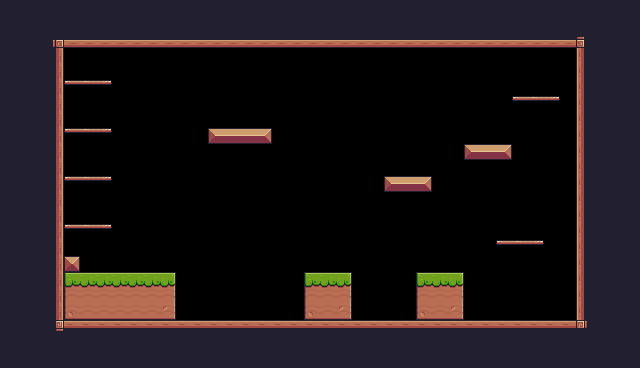

This is a level from a 2D game, rendered from its Tiled map with the project's own tilesets. A one-line summary and the complete map file follow:
An orthogonal 40x23 tile map with 16x16 px tiles, 1 tile layer (Background), 2 tilesets and 23 objects (6x Platform, 5x Fruit, Player).

<map version="1.10" tiledversion="1.10.2" orientation="orthogonal" renderorder="right-down" width="40" height="23" tilewidth="16" tileheight="16" infinite="0" nextlayerid="5" nextobjectid="39">
 <tileset firstgid="1" source="PixelAdventure.tsx" />
 <tileset firstgid="243" source="Fruit.tsx" />
 <layer id="1" name="Background" width="40" height="23">
  <properties>
   <property name="BackgroundColour" value="Blue" />
  </properties>
  <data encoding="csv">
24,24,24,24,24,24,112,112,112,112,112,112,112,112,112,112,112,112,24,24,24,24,24,24,24,24,24,24,24,24,24,24,24,24,24,24,24,24,24,24,
24,24,24,112,112,112,112,24,24,24,24,24,24,24,24,24,24,24,112,112,112,112,112,112,112,112,112,112,112,112,112,24,24,24,24,24,24,24,24,24,
24,24,24,92,134,134,134,134,134,134,134,134,134,134,134,134,134,134,134,134,134,134,134,134,134,134,134,134,134,134,134,134,134,134,134,134,93,24,24,24,
24,24,24,113,0,0,0,0,0,0,0,0,0,0,0,0,0,0,0,0,0,0,0,0,0,0,0,0,0,0,0,0,0,0,0,0,111,24,24,24,
24,24,24,113,0,0,0,0,0,0,0,0,0,0,0,0,0,0,0,0,0,0,0,0,0,0,0,0,0,0,0,0,0,0,0,0,111,24,24,24,
24,24,112,113,40,41,42,0,0,0,0,0,0,0,0,0,0,0,0,0,0,0,0,0,0,0,0,0,0,0,0,0,0,0,0,0,111,24,24,24,
24,24,112,113,0,0,0,0,0,0,0,0,0,0,0,0,0,0,0,0,0,0,0,0,0,0,0,0,0,0,0,0,40,41,42,0,111,24,24,24,
24,24,112,113,0,0,0,0,0,0,0,0,0,0,0,0,0,0,0,0,0,0,0,0,0,0,0,0,0,0,0,0,0,0,0,0,111,24,24,24,
24,24,112,113,40,41,42,0,0,0,0,0,0,13,14,14,15,0,0,0,0,0,0,0,0,0,0,0,0,0,0,0,0,0,0,0,111,24,24,24,
24,24,112,113,0,0,0,0,0,0,0,0,0,0,0,0,0,0,0,0,0,0,0,0,0,0,0,0,0,13,14,15,0,0,0,0,111,24,24,24,
24,24,112,113,0,0,0,0,0,0,0,0,0,0,0,0,0,0,0,0,0,0,0,0,0,0,0,0,0,0,0,0,0,0,0,0,111,24,24,24,
24,24,112,113,40,41,42,0,0,0,0,0,0,0,0,0,0,0,0,0,0,0,0,0,13,14,15,0,0,0,0,0,0,0,0,0,111,24,24,24,
24,24,112,113,0,0,0,0,0,0,0,0,0,0,0,0,0,0,0,0,0,0,0,0,0,0,0,0,0,0,0,0,0,0,0,0,111,24,24,24,
24,24,24,113,0,0,0,0,0,0,0,0,0,0,0,0,0,0,0,0,0,0,0,0,0,0,0,0,0,0,0,0,0,0,0,0,111,24,24,24,
24,24,24,113,40,41,42,0,0,0,0,0,0,0,0,0,0,0,0,0,0,0,0,0,0,0,0,0,0,0,0,0,0,0,0,0,111,24,24,24,
24,24,24,113,0,0,0,0,0,0,0,0,0,0,0,0,0,0,0,0,0,0,0,0,0,0,0,0,0,0,0,40,41,42,0,0,111,24,24,24,
24,24,24,113,35,0,0,0,0,0,0,0,0,0,0,0,0,0,0,0,0,0,0,0,0,0,0,0,0,0,0,0,0,0,0,0,111,24,24,24,
24,24,24,113,7,8,8,8,8,8,9,0,0,0,0,0,0,0,0,7,8,9,0,0,0,0,7,8,9,0,0,0,0,0,0,0,111,24,24,24,
24,24,24,113,29,30,30,30,30,30,31,0,0,0,0,0,0,0,0,29,30,31,0,0,0,0,29,30,31,0,0,0,0,0,0,0,111,24,24,24,
24,24,24,113,51,52,52,52,52,52,53,0,0,0,0,0,0,0,0,51,52,53,0,0,0,0,51,52,53,0,0,0,0,0,0,0,111,24,24,24,
24,24,112,114,90,90,90,90,90,90,90,90,90,90,90,90,90,90,90,90,90,90,90,90,90,90,90,90,90,90,90,90,90,90,90,90,115,24,24,24,
24,24,24,24,24,24,24,24,24,24,24,24,24,24,24,24,24,24,24,24,24,24,24,24,24,24,24,24,24,24,24,24,24,24,24,24,24,24,24,24,
24,24,24,24,24,24,24,24,24,24,24,24,24,24,24,24,24,24,24,24,24,24,24,24,24,24,24,24,24,24,24,24,24,24,24,24,24,24,24,24
</data>
 </layer>
 <objectgroup id="2" name="Spawnpoints" offsetx="0" offsety="-0.562811">
  <object id="3" name="Player" type="Player" x="288" y="144" width="32" height="32" />
  <object id="25" name="Bananas" type="Fruit" x="144" y="96" width="32" height="32" />
  <object id="26" name="Cherries" type="Fruit" x="224" y="96" width="32" height="32" />
  <object id="27" name="Apple" type="Fruit" x="384" y="144" width="32" height="32" />
  <object id="28" name="Kiwi" type="Fruit" x="512" y="272" width="32" height="32" />
  <object id="33" name="Kiwi" type="Fruit" x="224" y="272" width="32" height="32" />
 </objectgroup>
 <objectgroup id="4" name="Collisions">
  <object id="9" x="208" y="128" width="64" height="16" />
  <object id="10" x="384" y="176" width="48" height="16" />
  <object id="11" x="464" y="144" width="48" height="16" />
  <object id="12" x="64" y="256" width="16" height="16" />
  <object id="13" x="64" y="272" width="112" height="48" />
  <object id="14" x="304" y="272" width="48" height="48" />
  <object id="15" x="416" y="272" width="48" height="48" />
  <object id="16" type="Platform" x="64" y="80" width="48" height="16" />
  <object id="17" type="Platform" x="64" y="128" width="48" height="16" />
  <object id="18" type="Platform" x="64" y="176" width="48" height="16" />
  <object id="19" type="Platform" x="64" y="224" width="48" height="16" />
  <object id="20" type="Platform" x="512" y="96" width="48" height="16" />
  <object id="21" x="48" y="48" width="16" height="272" />
  <object id="22" x="48" y="32" width="528" height="16" />
  <object id="23" x="576" y="32" width="16" height="288" />
  <object id="24" x="48" y="320" width="544" height="16" />
  <object id="38" type="Platform" x="496" y="240" width="48" height="16" />
 </objectgroup>
</map>
